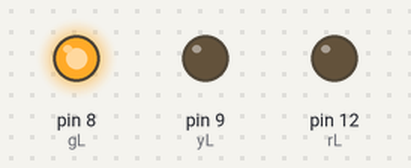
The sketch below on a simulated Arduino Uno, built with avr-gcc and run on an emulated ATmega328P. On the bench: output pins drawn as LEDs (lit = HIGH).

Above: at 2.5 s.
At 6.0 s:
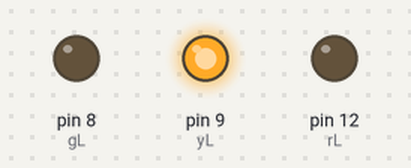
At 9.5 s:
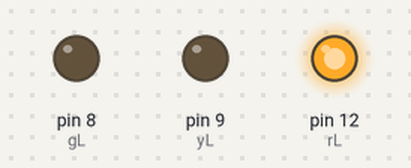
Timing chart, 0 to 15.6 s (numbered marks = the images above):
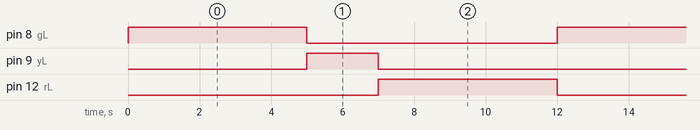

The sketch:

Traffic_Light_controller.ino
```cpp
// Traffic Light Controller

int gL = 8; //gl=greenLED
int yL = 9; //yL=yellowLED
int rL = 12; //rL=redLED

void setup( ) {
  pinMode(gL, OUTPUT);
  pinMode(yL, OUTPUT);
  pinMode(rL, OUTPUT);
}

void loop( ) {
  //GREEN LIGHT ON
  digitalWrite(gL, HIGH);
  digitalWrite(yL,LOW);
  digitalWrite(rL, LOW);
  delay(5000);

    //YRLLOW LIGHT ON
  digitalWrite(gL, LOW);
  digitalWrite(yL, HIGH);
  digitalWrite(rL, LOW);
  delay(2000);

    //RED LIGHT ON
  digitalWrite(gL, LOW);
  digitalWrite(yL, LOW);
  digitalWrite(rL, HIGH);
  delay(5000);

}
```

Measured:
- by itself, pin 8 (gL), pin 12 (rL): alternates HIGH for 5.0 s and LOW for 7.0 s
- by itself, pin 9 (yL): alternates HIGH for 2.0 s and LOW for 10.0 s
- by itself, everything shown: repeats every 12.0 s, in 3 steps
